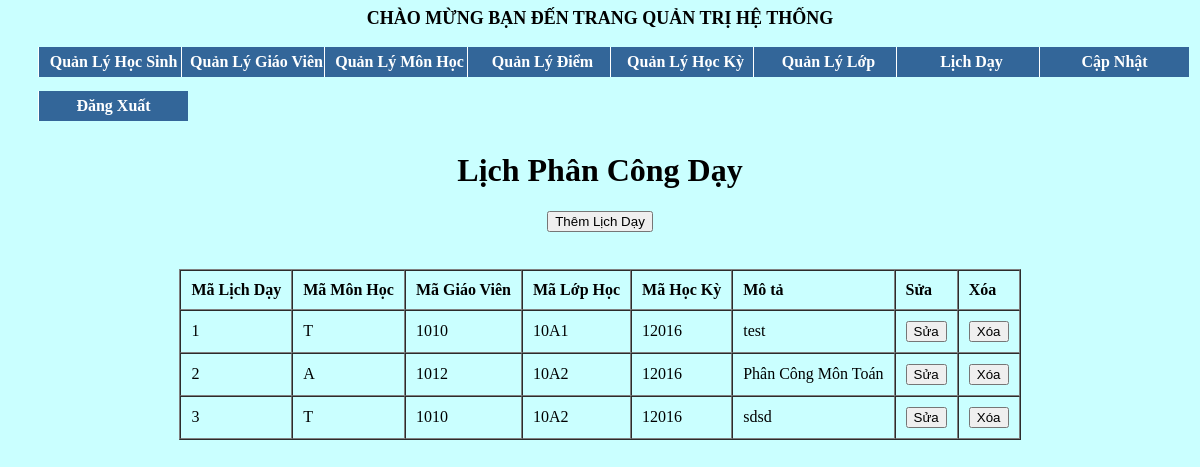
The app's page /admin/index.php?mod=day (signed in) with its own data.
### tables this page shows
CREATE TABLE `day` (
  `MaDayHoc` varchar(5) NOT NULL,
  `MaMonHoc` varchar(5) NOT NULL,
  `Magv` int(6) NOT NULL,
  `MaLopHoc` varchar(10) NOT NULL,
  `MaHocKy` varchar(5) NOT NULL,
  `MoTaPhanCong` varchar(50) NOT NULL
);

### classes/day.class.php (called while the page is built, shortened)
<?php
class day extends DB
{
    function allday()
    {
        $con = $this->connect();
        $sql = "select * from day";
        $query = mysqli_query($con, $sql);
        $result = array();
        if ($query) {
            while ($row = mysqli_fetch_assoc($query)) {
                $result[] = $row;
            }
        }
        return $result;
    }
}

### admin/day/hienthi.php (the view, shortened to what this page needs)
<?php
require "../classes/day.class.php";
$con=new day();
$day=$con->allday();
?>
<!DOCTYPE html>
<html>
<head>
</head>
<body>
<h1 align="center"style="font-family:Tahoma;font-weight: bold">Lịch Phân Công Dạy</h1>
<h3 align="center"><a href="day/themday.php"><button>Thêm Lịch Dạy</button></a></h3>
<table align="center" border="1" cellspacing="0" cellpadding="10">
    <tr style="font-weight: bold">
        <td>Mã Lịch Dạy</td>
        <td>Mã Môn Học</td>
        <td>Mã Giáo Viên</td>
        <td>Mã Lớp Học</td>
        <td>Mã Học Kỳ</td>
        <td>Mô tả</td>
        <td>Sửa</td>
        <td>Xóa</td>
    </tr>
    <?php foreach ($day as $item){ ?>
        <tr>
            <td><?php echo $item['MaDayHoc']; ?></td>
            <td><?php echo $item['MaMonHoc']; ?></td>
            <td><?php echo $item['Magv']; ?></td>
            <td><?php echo $item['MaLopHoc']; ?></td>
            <td><?php echo $item['MaHocKy']; ?></td>
            <td><?php echo $item['MoTaPhanCong']; ?></td>
            <td><?php echo "<a href='#?id=$item[MaMonHoc]'><button type='button'>Sửa</button></a>"; ?></td>
               <td> <?php echo "<a href='day/xoaday.php?id=$item[MaDayHoc]' onclick='return XacNhan();'><button type='button'>Xóa</button></a>"; ?>
            </td>
        </tr>
    <?php } ?>
    <br/>
</table>

### records on screen
day: MaDayHoc "1", MaMonHoc "T", Magv "1010", MaLopHoc "10A1", MaHocKy "12016", MoTaPhanCong "test"
day: MaDayHoc "2", MaMonHoc "A", Magv "1012", MaLopHoc "10A2", MaHocKy "12016", MoTaPhanCong "Phân Công Môn Toán"
day: MaDayHoc "3", MaMonHoc "T", Magv "1010", MaLopHoc "10A2", MaHocKy "12016", MoTaPhanCong "sdsd"
